Frame 1 (no input): blank canvas, image omitted
Frame 60 (the mouse pressed at the canvas centre just before this capture): blank canvas, image omitted
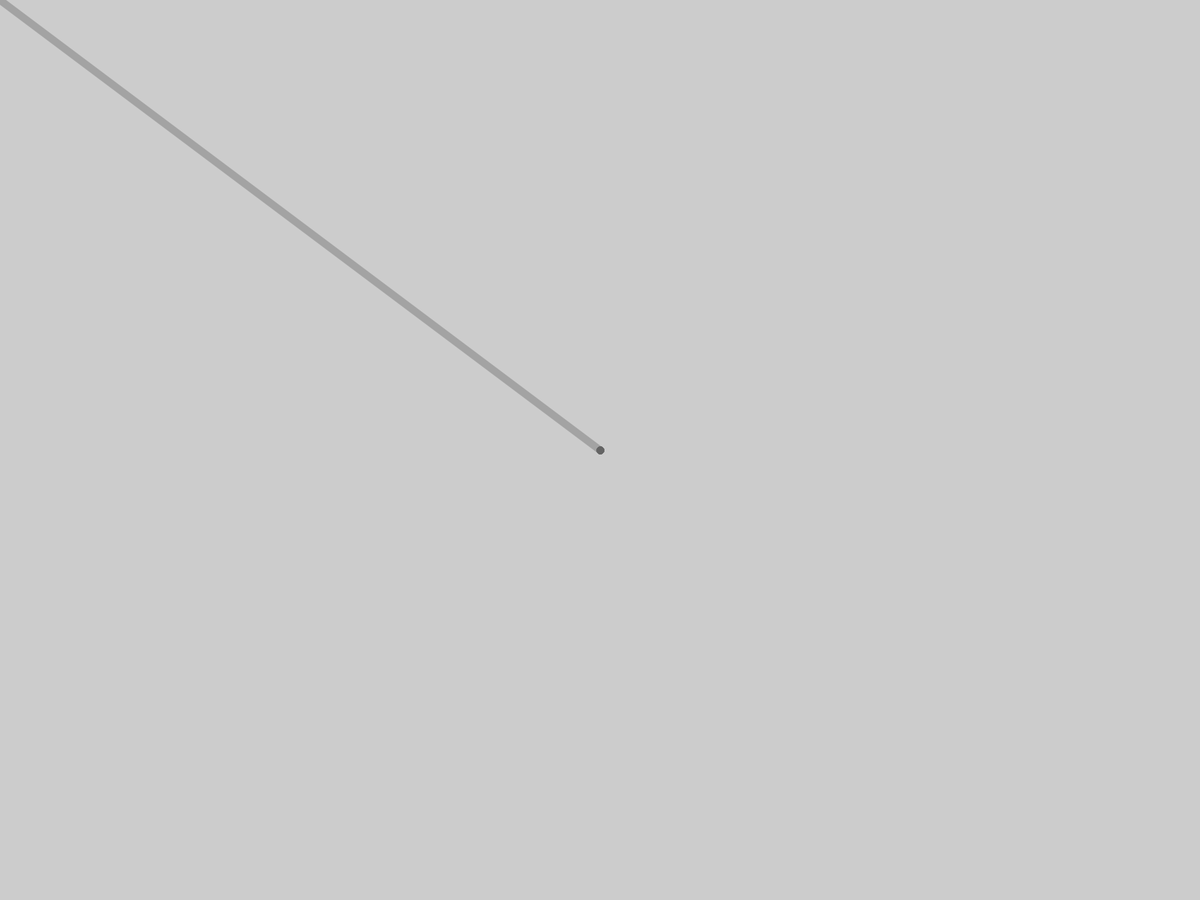
Frame 120 (the mouse held since frame 60 and released just before this capture)

The Processing sketch whose frames 1 and 60 were blank and that drew this single picture after the mouse press (run headless with seeded random() and noise(); from frame 60 on, the mouse is pressed at the canvas centre):

// Processing sketch: U6_AppDibujador
// ── U6_AppDibujador.pde
void setup() {
fullScreen();
strokeWeight(10);
stroke(100, 100);
}
void draw() {
if (mousePressed) line(pmouseX, pmouseY, mouseX, mouseY);
}
